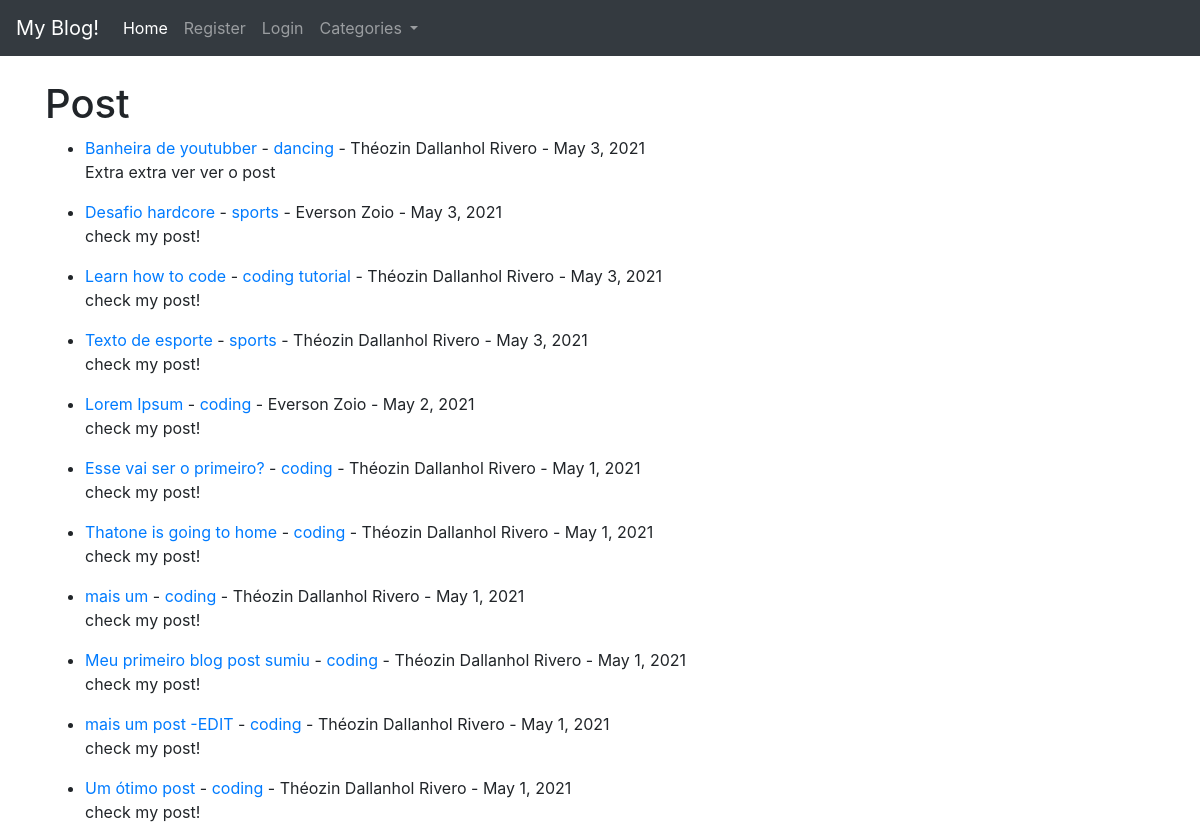
The app's page /, older data.
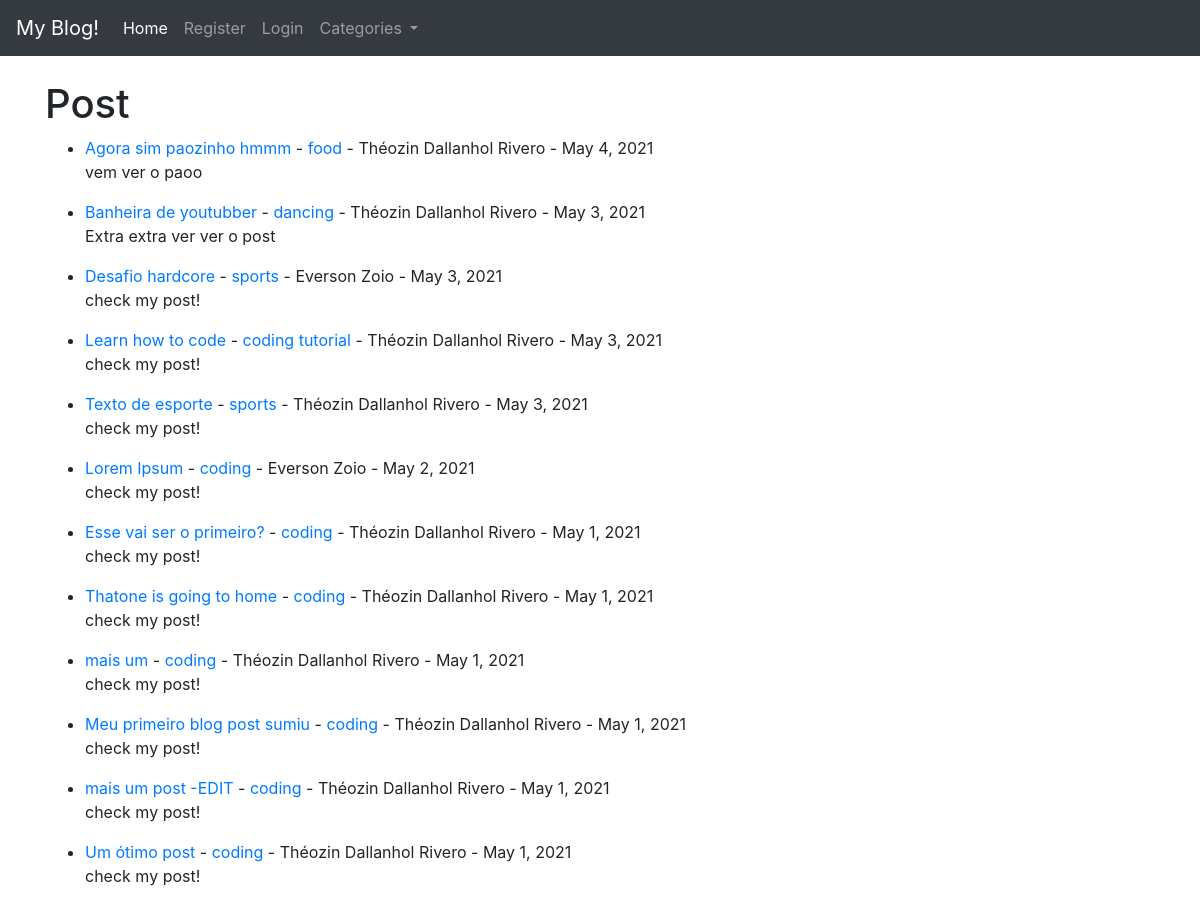
The same page, newer data.
### theblog/models.py (models this page shows, shortened)
class Post(models.Model):
	title = models.CharField(max_length=255)
	header_image = models.ImageField(null=True, blank=True, upload_to="images/")
	title_tag = models.CharField(max_length=255)
	snippet = models.CharField(max_length=255)
	author = models.ForeignKey(User, on_delete=models.CASCADE) #models.CASCADE caso o user seja apagado todos os seus posts são apagados tbm
	body = RichTextField(blank=True)
	post_date = models.DateField(auto_now_add=True)
	category = models.CharField(max_length=255)
	likes = models.ManyToManyField(User, related_name='blog_post')

### theblog/views.py (the view)
# urls.py: path('', HomeView.as_view(), name='home'),
class HomeView(ListView):
	model = Post
	template_name = 'home.html'
	ordering = ['-id']
	def get_context_data(self, *args, **kwargs):
		cat_menu = Category.objects.all()
		context = super(HomeView,self).get_context_data(*args, **kwargs)
		context['cat_menu'] = cat_menu
		return context

### theblog/templates/home.html (shortened to what this page needs)
{% extends 'base.html' %}
{% block content %}
<h1>Post</h1>
<ul>
{% for post in object_list %}
	<li>
		<a href="{% url 'article-detail' post.id %}">{{post.title}}</a> -
		<a href="{% url 'category' post.category|slugify %}">{{post.category}}</a> -
		{{post.author.first_name}} {{post.author.last_name}} - {{post.post_date}}
		<p>{{post.snippet|slice:":100"}}</p>
	</li>
{% endfor %}
</ul>
{% endblock %}

### theblog/templates/base.html (shortened to what this page needs)
<!doctype html>
<html lang="en">
  <head>
    <link rel="stylesheet" href="https://stackpath.bootstrapcdn.com/bootstrap/4.3.1/css/bootstrap.min.css">
  </head>
  <body>
    <nav class="navbar navbar-expand-lg navbar-dark bg-dark">
      <a class="navbar-brand" href="{% url 'home' %}">My Blog!</a>
      <div class="collapse navbar-collapse" id="navbarSupportedContent">
        <ul class="navbar-nav mr-auto">
          <li class="nav-item active">
            <a class="nav-link" href="{% url 'home' %}">Home <span class="sr-only">(current)</span></a>
          </li>
          {% if user.is_authenticated %}
            <li class="nav-item">
              <a class="nav-link" href="{% url 'add_post' %}">Add Post</a>
            </li>
            <li class="nav-item">
              <a class="nav-link" href="{% url 'add_category' %}">Add Category</a>
            </li>
            <li class="nav-item">
              <a class="nav-link" href="{% url 'logout' %}">Logout</a>
            </li>
            <li class="nav-item">
              <a class="nav-link" href="{% url 'edit_profile' %}">Edit Profile</a>
            </li>
          {% else %}
          <li class="nav-item">
            <a class="nav-link" href="{% url 'register' %}">Register</a>
          </li>
          <li class="nav-item">
            <a class="nav-link" href="{% url 'login' %}">Login</a>
          </li>
          {% endif %}
          {% if cat_menu %}
           <li class="nav-item dropdown">
              <a class="nav-link dropdown-toggle" href="#" id="navbarDropdown" role="button" data-toggle="dropdown" aria-haspopup="true" aria-expanded="false">
                Categories
              </a>
            </li>
          {% else %}
            <li class="nav-item">
              <a class="nav-link" href="{% url 'category-list' %}">Categories</a>
            </li>
          {% endif %}
        </ul>
      </div>
    </nav>
    <div class='container'>
      {% block content %}
      {% endblock %}
    </div>
  </body>
</html>

Row changes from the older to the newer data that the page shows:
added Post: title "Agora sim paozinho hmmm", category "food", author.first_name "Théozin", author.last_name "Dallanhol Rivero", post_date "May 4, 2021", snippet "vem ver o paoo"
